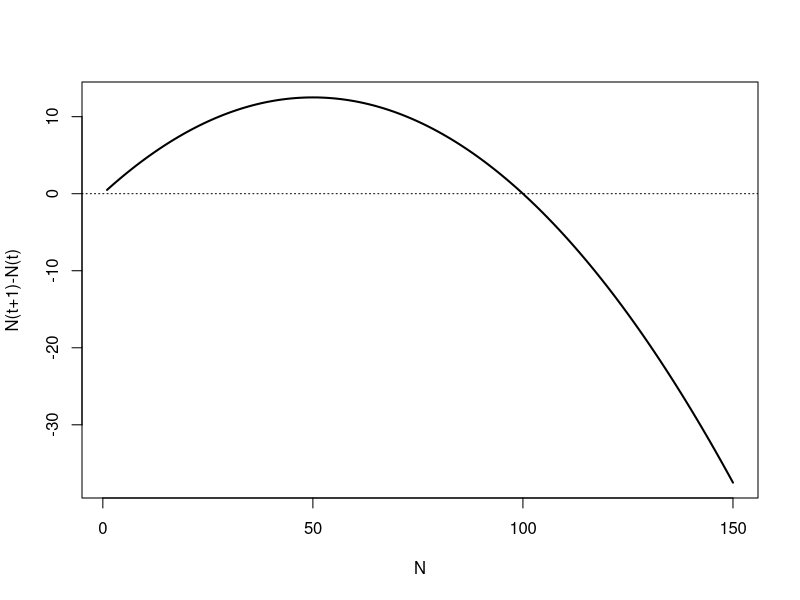
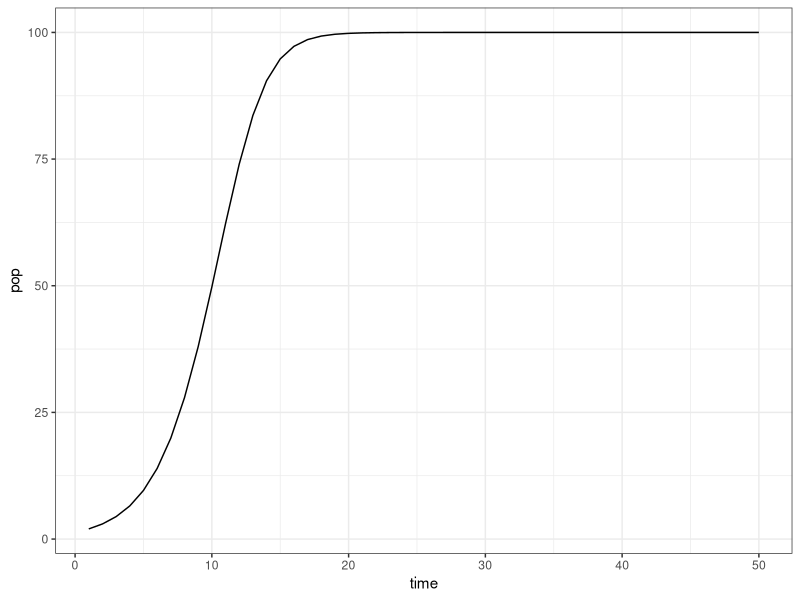

The R source for these figures, in order: (Note: this script raises an error after producing the figures.)
##11/2 Dynamic Modeling in R
##model is a useful abstraction of a complex system
##every state variable needs an equation in a dynamic variable
##changes can be modeled with difference equations or differential equations

##sunfish population model

# population(current year)= population(previous year) + birthrate(population size) - deaths(population size)
  #assumptions include there will not be any added or removed fish (and if so, the should qualify as births or deaths)
  #assume the sexes of the fish will not affect mating
  #assume limitation in resources that limit growth (populatoin has a carrying capacity)
  #future growth will be density dependent

# Set parameter and state variable values
r=0.5
  #when resources are good, each fish will have .5 offspring
K=100
  #carrying capacity
N=1:150
  #vector of possible state variable values

# Plot quantities of interest
plot(N,r*N*(1-N/K),type='l',lwd=2,xlab="N",ylab="N(t+1)-N(t)")
abline(h=0,lty=3)

##can see at low population sizes, change is low, at intermediate, change is high, then at high size, change is negative
#over time, the population will grow to carrying capacity, then get smaller, then rise again, and oscillate between 50-100 individuals
#graph actually looks  like an S curve with a horizontal asymptote at carrying capacity

##coding denisty-dependent population growth
#N(t+1)=N(t)+r*N(t)*(1-N(t)/K)
#parameters: r=.5, k=100
#pick time horizon (how long will we simulate)
#iterative process in a for loop that will update population every time
#code the equation
#eventually plot the results, so need to store results somewhere

#parameters
r=0.5
K=100
#set timestep
times <- 1:50
#place to store output (in a two dimensional matrix)
output <- matrix(data=NA, nrow=length(times), ncol=2)
output[,1]=times

##create an initial value for population size
output[1,2]=2

for(i in times[-1]){
  output[i,2]=output[(i-1),2]+r*output[(i-1),2]*(1-output[(i-1),2]/K)
}

outputDF <- data.frame(time=output[,1],pop=output[,2])
library(ggplot2)
ggplot(data=outputDF, aes(x=time, y=pop))+
       geom_line()+
      theme_bw()

#################
#challenge 1
#generate code that shows the effect of r and K on population dynamics

K <- c(50,100,150)
r <- c(0.3, 0.5, 0.7)
store_results <- matrix(data=NA, nrow=length(times), ncol=length(K))
store_results[,1]=times

for(i in 1:3){
  K=K[i]
  r=r[i]
  output <- matrix(data=NA, nrow=length(times), ncol=2)
  output[,1]=times
  output[1,2]=2
  for(i in times[-1]){
    output[i,2]=output[(i-1),2]+r*output[(i-1),2]*(1-output[(i-1),2]/K)
  }
  outputDF <- data.frame(time=output[,1],pop=output[,2])
  store_results[,i+1] <- outputDF
}
library(ggplot2)
ggplot(data=outputDF, aes(x=time, y=pop))+
  geom_line()+
  theme_bw()       

##not good
